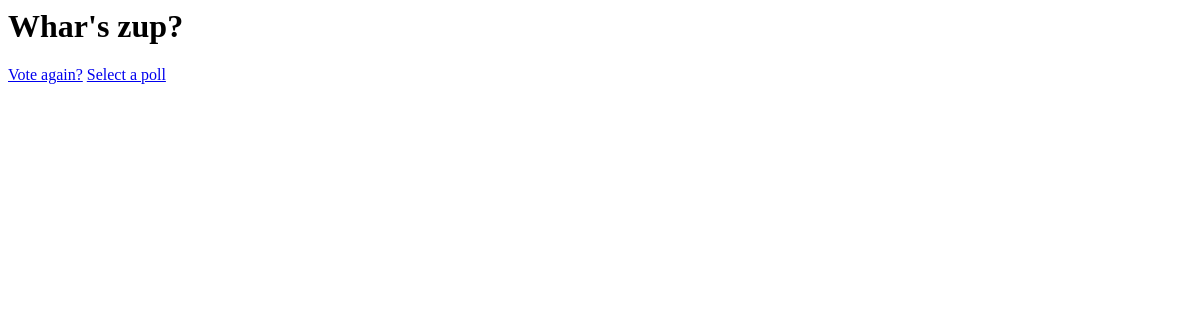
The page /polls/2/results/ on the database as committed earlier.
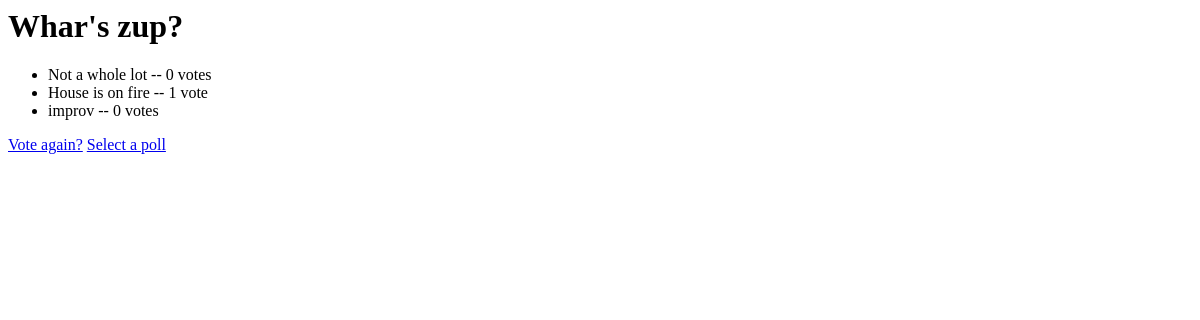
The same page on the database as committed later.
### polls/models.py (models this page shows, shortened)
class Choice(models.Model):
	poll = models.ForeignKey(Poll)
	choice_text = models.CharField(max_length=200)
	votes = models.IntegerField(default=0)

### polls/views.py (the view)
# urls.py: url(r'^(?P<pk>\d+)/results/$', views.ResultsView.as_view(), name='results'),
class ResultsView(generic.DetailView):
	model = Poll
	template_name = "polls/results.html"
	def get_queryset(self):
		return viewable_polls()

### polls/views.py (called while the page is built)
def viewable_polls():
	return Poll.objects.filter(pub_date__lte=timezone.now())

### polls/templates/polls/results.html
<h1>{{ poll.question }}</h1>
<ul>
	{% for choice in poll.choice_set.all %}
		<li>{{ choice.choice_text }} -- {{ choice.votes }} vote{{ choice.votes|pluralize }}</li>
	{% endfor %}
</ul>
<a href="{% url 'polls:detail' poll.id %}">Vote again?</a>
<a href="{% url 'polls:index' %}">Select a poll</a>

Rows that differ between the two databases and show on the page:
added Choice: choice_text "Not a whole lot", votes "0"
added Choice: choice_text "House is on fire", votes "1"
added Choice: choice_text "improv", votes "0"
